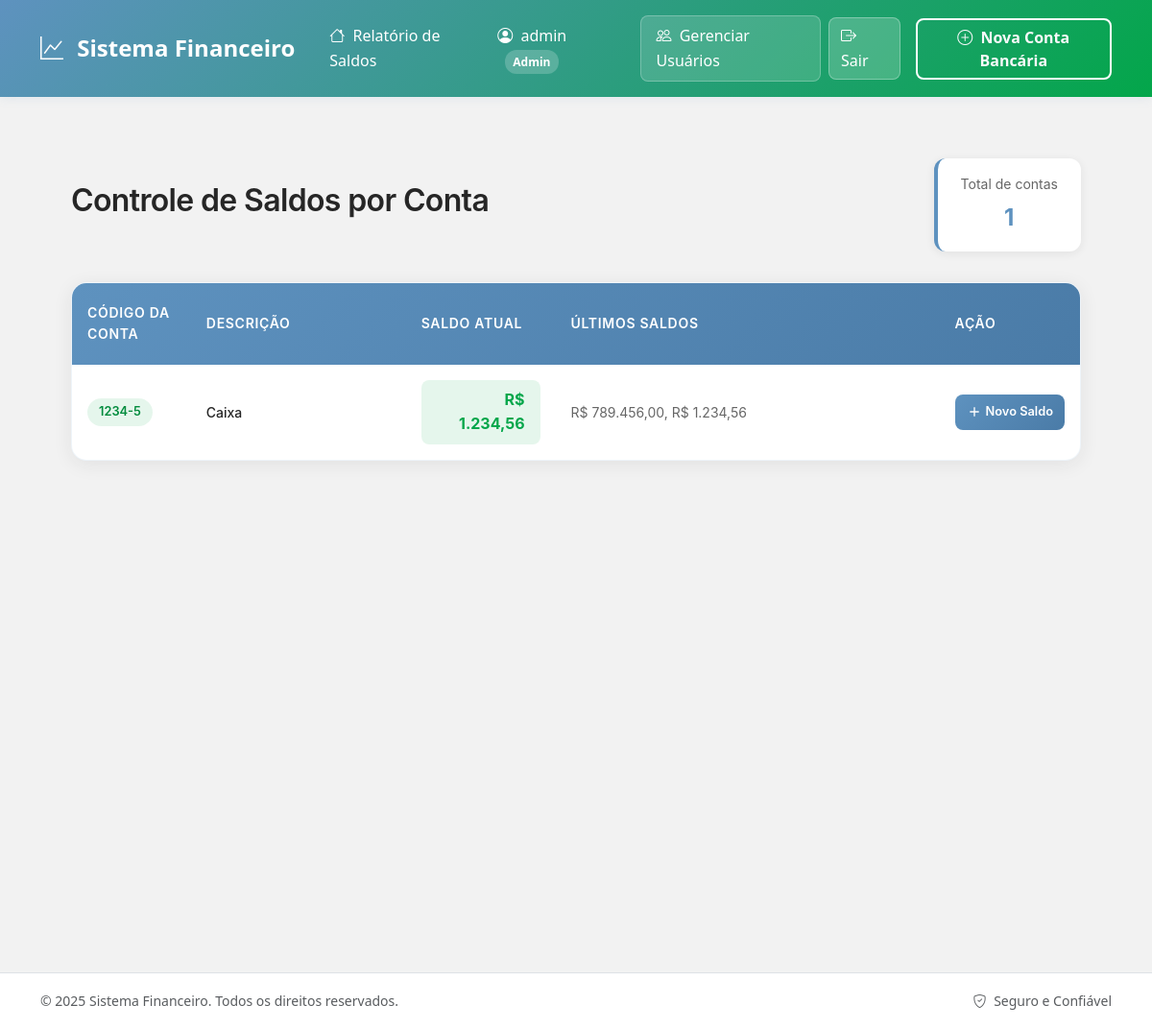
Page / (signed in) on the earlier database version.
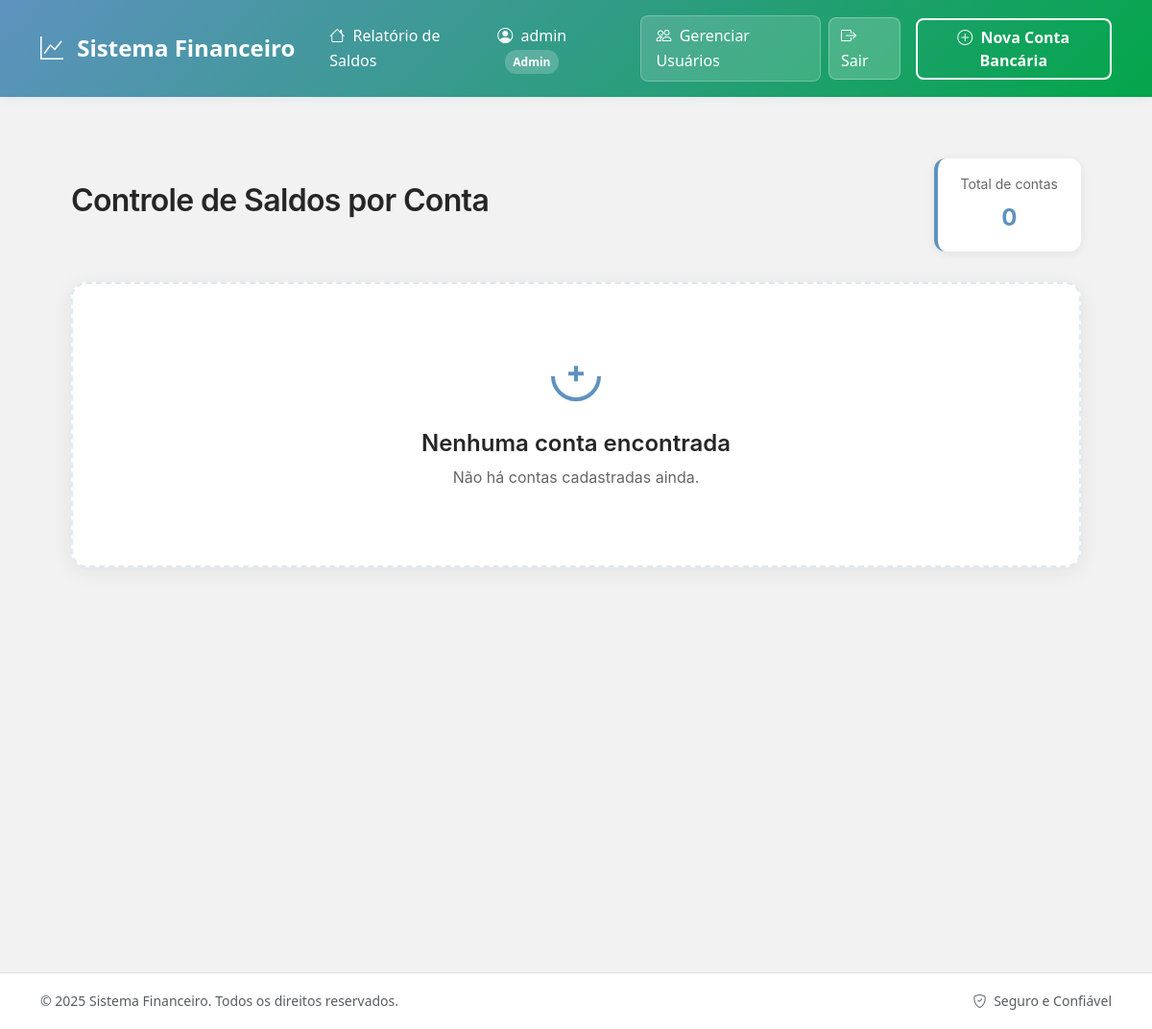
Same page on the later database version.
### app.py (models this page shows, shortened)
class Conta(db.Model):
    __tablename__ = 'contas'
    id = db.Column(db.Integer, primary_key=True)
    codigo_conta = db.Column(db.String(50), nullable=False, unique=True, index=True)
    descricao = db.Column(db.String(200), nullable=False)
    criado_em = db.Column(db.DateTime, default=datetime.now, nullable=False)
    atualizado_em = db.Column(db.DateTime, default=datetime.now, onupdate=datetime.now)
    ativo = db.Column(db.Boolean, default=True, nullable=False)

### app.py (the view)
    @app.route('/')
    @login_required
    def index():
        contas = Conta.query.filter_by(ativo=True).order_by(Conta.codigo_conta).all()
        contas_com_saldos = []
        for conta in contas:
            saldos_ordenados = (Saldo.query
                            .filter_by(conta_id=conta.id)
                            .order_by(desc(Saldo.data), desc(Saldo.hora), desc(Saldo.criado_em))
                            .all())
            if saldos_ordenados:
                saldo_atual = saldos_ordenados[0]
                ultimos_saldos = saldos_ordenados[1:] if len(saldos_ordenados) > 1 else []
                ultimos_saldos_formatados = []
                for saldo in ultimos_saldos:
                    valor_formatado = f"R$ {saldo.valor:,.2f}".replace(',', 'X').replace('.', ',').replace('X', '.')
                    ultimos_saldos_formatados.append(valor_formatado)
                conta.saldo_atual = saldo_atual.valor_formatado
                conta.ultimos_saldos = ', '.join(ultimos_saldos_formatados) if ultimos_saldos_formatados else 'Nenhum registro anterior'
            else:
                conta.saldo_atual = 'R$ 0,00'
                conta.ultimos_saldos = 'Nenhum registro anterior'
            contas_com_saldos.append(conta)
        return render_template('index.html', contas=contas_com_saldos)

### app.py (called while the page is built)
def login_required(f):
    @wraps(f)
    def decorated_function(*args, **kwargs):
        if 'user_id' not in session:
            flash('Por favor, faça login para acessar esta página.', 'warning')
            return redirect(url_for('login', next=request.url))
        return f(*args, **kwargs)
    return decorated_function

    @property
    def valor_formatado(self) -> str:
        return f"R$ {self.valor:,.2f}".replace(',', 'X').replace('.', ',').replace('X', '.')

### templates/index.html (shortened to what this page needs)
{% extends "base.html" %}
{% block content %}
<div class="balance-container">
    <div class="header-section">
        <h1 class="page-title">Controle de Saldos por Conta</h1>
        <div class="summary-card">
            <span class="summary-label">Total de contas</span>
            <span class="summary-value">{{ contas|length or 0 }}</span>
        </div>
    </div>
    {% if contas %}
    <div class="table-wrapper">
        <div class="table-container">
            <table class="modern-table">
                <thead>
                    <tr>
                        <th style="width: 12%;">Código da Conta</th>
                        <th style="width: 22%;">Descrição</th>
                        <th style="width: 15%;">Saldo Atual</th>
                        <th style="width: 40%;">Últimos Saldos</th>
                        <th style="width: 11%;">Ação</th>
                    </tr>
                </thead>
                <tbody>
                    {% for conta in contas %}
                    <tr>
                        <td>
                            <a href="{{ url_for('ver_conta', conta_id=conta.id) }}" class="account-code-link">
                                <span class="account-code">{{ conta.codigo_conta }}</span>
                            </a>
                        </td>
                        <td>
                            <div class="account-info">
                                <span class="account-description">{{ conta.descricao }}</span>
                            </div>
                        </td>
                        <td>
                            <span class="amount {{ 'positive' if conta.saldo_atual != 'R$ 0,00' else 'zero' }}">
                                {{ conta.saldo_atual }}
                            </span>
                        </td>
                        <td class="transaction-description">
                            {% if conta.ultimos_saldos and conta.ultimos_saldos != 'Nenhum registro anterior' %}
                                {{ conta.ultimos_saldos }}
                            {% else %}
                                <em style="color: #666;">{{ conta.ultimos_saldos }}</em>
                            {% endif %}
                        </td>
                        <td>
                            <button class="add-balance-btn" onclick="openBalanceModal('{{ conta.id }}', '{{ conta.codigo_conta }}', '{{ conta.descricao }}')">
                                <svg width="16" height="16" viewBox="0 0 24 24" fill="none" stroke="currentColor" stroke-width="2">
                                    <line x1="12" y1="5" x2="12" y2="19"></line>
                                    <line x1="5" y1="12" x2="19" y2="12"></line>
                                </svg>
                                Novo Saldo
                            </button>
                        </td>
                    </tr>
                    {% endfor %}
                </tbody>
            </table>
        </div>
    </div>
    {% else %}
    <div class="empty-state">
        <div class="empty-icon">
            <svg width="64" height="64" viewBox="0 0 24 24" fill="none" stroke="currentColor" stroke-width="1.5">
                <path d="M9 11H15M12 8V14M21 12C21 16.9706 16.9706 21 12 21C7.02944 21 3 16.9706 3 12C3C7.02944 7.02944 3 12 3C16.9706 3 21 7.02944 21 12Z"/>
            </svg>
        </div>
        <h3 class="empty-title">Nenhuma conta encontrada</h3>
        <p class="empty-description">Não há contas cadastradas ainda.</p>
    </div>
    {% endif %}
</div>
{% endblock %}

### templates/base.html (shortened to what this page needs)
<!DOCTYPE html>
<html lang="pt-BR">
<head>
    <link href="https://cdn.jsdelivr.net/npm/bootstrap@5.3.0/dist/css/bootstrap.min.css" rel="stylesheet">
    <link href="https://cdn.jsdelivr.net/npm/bootstrap-icons@1.10.0/font/bootstrap-icons.css" rel="stylesheet">
</head>
<body>
    <nav class="navbar navbar-expand-lg">
        <div class="container">
            <a class="navbar-brand" href="{{ url_for('index') }}">
                <i class="bi bi-graph-up me-2"></i>
                Sistema Financeiro
            </a>
            <div class="collapse navbar-collapse" id="navbarNav">
                <ul class="navbar-nav me-auto">
                    <li class="nav-item">
                        <a class="nav-link" href="{{ url_for('index') }}">
                            <i class="bi bi-house me-1"></i>
                            Relatório de Saldos
                        </a>
                    </li>
                </ul>
                <div class="navbar-nav align-items-center">
                    {% if 'user_id' in session %}
                    <span class="user-info">
                        <i class="bi bi-person-circle me-1"></i>
                        {{ session['username'] }}
                        <span class="user-badge">
                            {{ 'Admin' if session.get('user_type') == 'admin' else 'Usuário' }}
                        </span>
                    </span>
                    {% if session.get('user_type') == 'admin' %}
                    <a class="nav-link admin-link me-2" href="{{ url_for('admin_usuarios') }}">
                        <i class="bi bi-people me-1"></i>
                        Gerenciar Usuários
                    </a>
                    {% endif %}
                    <a class="logout-btn me-3" href="{{ url_for('logout') }}">
                        <i class="bi bi-box-arrow-right me-1"></i>
                        Sair
                    </a>
                    <a class="btn btn-outline-light" href="{{ url_for('novo') }}">
                        <i class="bi bi-plus-circle me-1"></i>
                        Nova Conta Bancária
                    </a>
                    {% else %}
                    <a class="btn btn-outline-light" href="{{ url_for('login') }}">
                        <i class="bi bi-box-arrow-in-right me-1"></i>
                        Entrar
                    </a>
                    {% endif %}
                </div>
            </div>
        </div>
    </nav>
    <div class="main-container">
        <div class="container">
            {% block content %}{% endblock %}
        </div>
    </div>
    <footer class="bg-white border-top mt-5">
        <div class="container py-3">
            <div class="row align-items-center">
                <div class="col-md-6">
                    <small class="text-muted">© 2025 Sistema Financeiro. Todos os direitos reservados.</small>
                </div>
                <div class="col-md-6 text-end">
                    <small class="text-muted">
                        <i class="bi bi-shield-check me-1"></i>
                        Seguro e Confiável
                    </small>
                </div>
            </div>
        </div>
    </footer>
</body>
</html>

### templates/base.html (style rules this page uses)
:root { --primary-blue: #5E92BF; --success-green: #03A64A; --success-dark: #038C3E; --light-gray: #F2F2F2; --dark-gray: #262626; --white: #ffffff; --shadow: 0 2px 10px rgba(94, 146, 191, 0.1); --border-radius: 8px; }
* { margin: 0; padding: 0; box-sizing: border-box; }
body { font-family: 'Segoe UI', Tahoma, Geneva, Verdana, sans-serif; background-color: var(--light-gray); color: var(--dark-gray); line-height: 1.6; }
.navbar { background: linear-gradient(135deg, var(--primary-blue), var(--success-green)); box-shadow: var(--shadow); padding: 1rem 0; }
.navbar-brand { font-weight: 700; font-size: 1.5rem; color: var(--white) !important; }
.nav-link { color: var(--white) !important; font-weight: 500; transition: all 0.3s ease; border-radius: var(--border-radius); padding: 0.5rem 1rem !important; margin: 0 0.25rem; }
.btn-outline-light { border: 2px solid var(--white); font-weight: 600; border-radius: var(--border-radius); transition: all 0.3s ease; }
.main-container { min-height: calc(100vh - 140px); padding: 2rem 0; }
.user-info { color: var(--white); margin-right: 1rem; font-weight: 500; }
.user-badge { background: rgba(255, 255, 255, 0.2); color: var(--white); padding: 0.25rem 0.5rem; border-radius: 12px; font-size: 0.75rem; font-weight: 600; margin-left: 0.5rem; }
.logout-btn { background: rgba(255, 255, 255, 0.2); border: 1px solid rgba(255, 255, 255, 0.3); color: var(--white); border-radius: var(--border-radius); padding: 0.375rem 0.75rem; transition: all 0.3s ease; text-decoration: none; }
.admin-link { background: rgba(255, 255, 255, 0.15); border: 1px solid rgba(255, 255, 255, 0.25); border-radius: var(--border-radius); padding: 0.375rem 0.75rem; margin-right: 1rem; transition: all 0.3s ease; }

### templates/index.html (style rules this page uses)
* { margin: 0; padding: 0; box-sizing: border-box; }
.balance-container { max-width: 1200px; margin: 0 auto; padding: 2rem; font-family: -apple-system, BlinkMacSystemFont, 'Segoe UI', Roboto, Oxygen, Ubuntu, Cantarell, sans-serif; background-color: #F2F2F2; min-height: 100vh; }
.header-section { display: flex; justify-content: space-between; align-items: center; margin-bottom: 2rem; flex-wrap: wrap; gap: 1rem; }
.page-title { color: #262626; font-size: 2rem; font-weight: 600; letter-spacing: -0.02em; }
.summary-card { display: flex; flex-direction: column; align-items: center; background: white; padding: 1rem 1.5rem; border-radius: 12px; box-shadow: 0 2px 10px rgba(38, 38, 38, 0.08); border-left: 4px solid #5E92BF; }
.summary-label { font-size: 0.875rem; color: #666; margin-bottom: 0.25rem; }
.summary-value { font-size: 1.5rem; font-weight: 700; color: #5E92BF; }
.empty-state { text-align: center; padding: 4rem 2rem; background: white; border-radius: 16px; box-shadow: 0 4px 20px rgba(38, 38, 38, 0.08); border: 2px dashed rgba(94, 146, 191, 0.2); }
.empty-icon { color: #5E92BF; margin-bottom: 1.5rem; }
.empty-title { color: #262626; font-size: 1.5rem; font-weight: 600; margin-bottom: 0.5rem; }
.empty-description { color: #666; font-size: 1rem; line-height: 1.5; }
.table-wrapper, .empty-state { animation: fadeIn 0.3s ease-out; }

Differences in the rows shown:
removed Conta: codigo_conta "1234-5", descricao "Caixa", saldo_atual "R$ 1.234,56", ultimos_saldos "R$ 789.456,00, R$ 1.234,56"
Other differences:
{{ contas|length or 0 }}: "1" → "0"
text no longer shown: "CÓDIGO DA CONTA DESCRIÇÃO SALDO ATUAL ÚLTIMOS SALDOS AÇÃO"
text now shown: "Nenhuma conta encontrada Não há contas cadastradas ainda."
